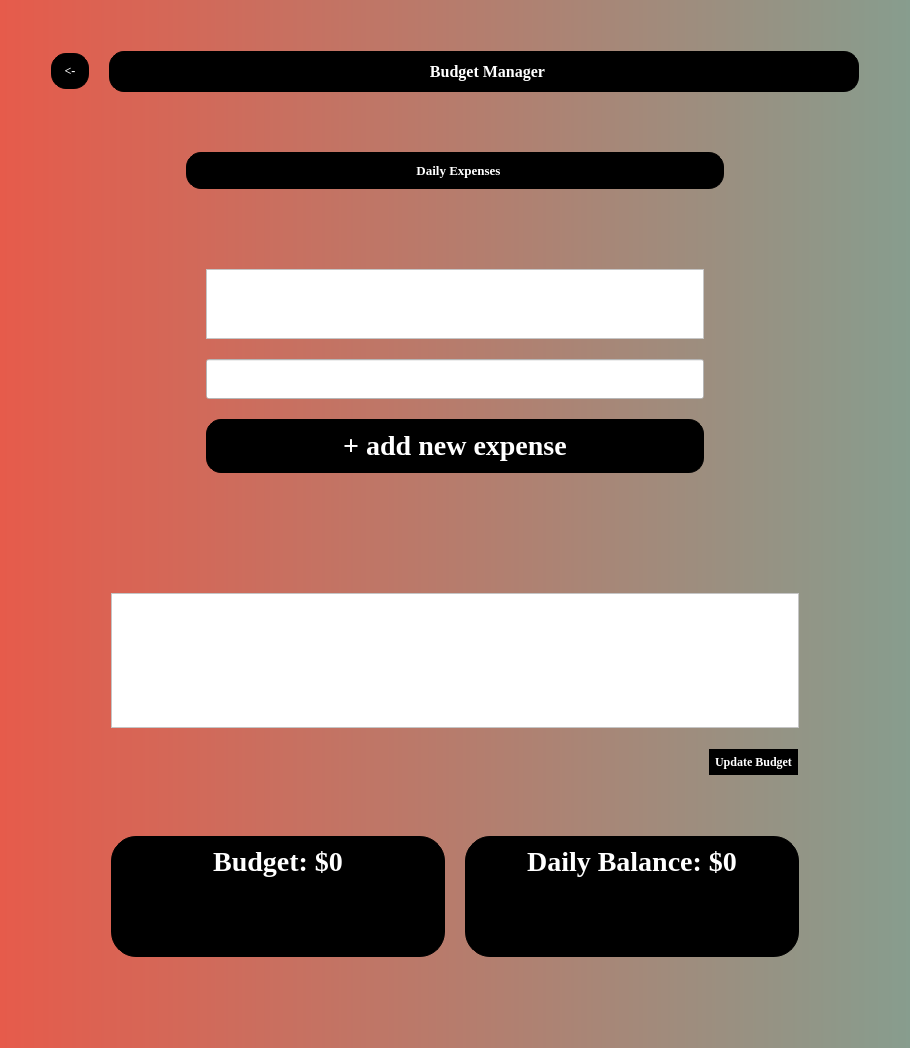
<?xml version="1.0" encoding="UTF-8"?>
<ui version="4.0">
 <class>Dialog</class>
 <widget class="QDialog" name="Dialog">
  <property name="geometry">
   <rect>
    <x>0</x>
    <y>0</y>
    <width>910</width>
    <height>1048</height>
   </rect>
  </property>
  <property name="windowTitle">
   <string>Dialog</string>
  </property>
  <property name="styleSheet">
   <string notr="true">background: qlineargradient(spread:pad, x1:0, y1:0, x2:1, y2:0, stop:0 rgba(230, 91, 75, 1), stop:1 rgba(135, 157, 142, 1));
background-position: center;
font-size:28px;</string>
  </property>
  <layout class="QGridLayout" name="gridLayout">
   <item row="0" column="0">
    <layout class="QVBoxLayout" name="verticalLayout" stretch="0,5,5,0,5,0,5,5,5,0">
     <property name="spacing">
      <number>20</number>
     </property>
     <property name="leftMargin">
      <number>20</number>
     </property>
     <property name="topMargin">
      <number>20</number>
     </property>
     <property name="rightMargin">
      <number>20</number>
     </property>
     <property name="bottomMargin">
      <number>20</number>
     </property>
     <item>
      <layout class="QHBoxLayout" name="horizontalLayout" stretch="1,20">
       <property name="spacing">
        <number>20</number>
       </property>
       <property name="leftMargin">
        <number>20</number>
       </property>
       <property name="topMargin">
        <number>20</number>
       </property>
       <property name="rightMargin">
        <number>20</number>
       </property>
       <property name="bottomMargin">
        <number>20</number>
       </property>
       <item>
        <widget class="QPushButton" name="back_btn">
         <property name="styleSheet">
          <string notr="true">font-family: Georgia;
font-weight: bold;
color: white;
background: black;
border: 1px solid black;
padding: 10px;
border-radius: 15px 15px;
font-size: 12px;</string>
         </property>
         <property name="text">
          <string>&lt;-</string>
         </property>
        </widget>
       </item>
       <item>
        <widget class="QLabel" name="label">
         <property name="focusPolicy">
          <enum>Qt::ClickFocus</enum>
         </property>
         <property name="styleSheet">
          <string notr="true">font-family: Georgia;
font-weight: bold;
color: white;
background: black;
border: 1px solid black;
padding: 10px;
border-radius: 15px 15px;</string>
         </property>
         <property name="text">
          <string>&lt;html&gt;&lt;head/&gt;&lt;body&gt;&lt;p align=&quot;center&quot;&gt;&lt;span style=&quot; font-size:12pt;&quot;&gt;Budget Manager&lt;/span&gt;&lt;/p&gt;&lt;/body&gt;&lt;/html&gt;</string>
         </property>
        </widget>
       </item>
      </layout>
     </item>
     <item>
      <spacer name="verticalSpacer_2">
       <property name="orientation">
        <enum>Qt::Vertical</enum>
       </property>
       <property name="sizeHint" stdset="0">
        <size>
         <width>20</width>
         <height>40</height>
        </size>
       </property>
      </spacer>
     </item>
     <item>
      <spacer name="verticalSpacer">
       <property name="orientation">
        <enum>Qt::Vertical</enum>
       </property>
       <property name="sizeHint" stdset="0">
        <size>
         <width>20</width>
         <height>40</height>
        </size>
       </property>
      </spacer>
     </item>
     <item>
      <layout class="QHBoxLayout" name="horizontalLayout_2" stretch="5,20,5">
       <property name="spacing">
        <number>20</number>
       </property>
       <property name="leftMargin">
        <number>20</number>
       </property>
       <property name="topMargin">
        <number>20</number>
       </property>
       <property name="rightMargin">
        <number>20</number>
       </property>
       <property name="bottomMargin">
        <number>20</number>
       </property>
       <item>
        <spacer name="verticalSpacer_7">
         <property name="orientation">
          <enum>Qt::Vertical</enum>
         </property>
         <property name="sizeHint" stdset="0">
          <size>
           <width>20</width>
           <height>40</height>
          </size>
         </property>
        </spacer>
       </item>
       <item>
        <widget class="QLabel" name="label_2">
         <property name="styleSheet">
          <string notr="true">font-family: Georgia;
font-weight: bold;
color: white;
background: black;
border: 1px solid black;
padding: 10px;
border-radius: 15px 15px;</string>
         </property>
         <property name="text">
          <string>&lt;html&gt;&lt;head/&gt;&lt;body&gt;&lt;p align=&quot;center&quot;&gt;&lt;span style=&quot; font-size:10pt;&quot;&gt;Daily Expenses&lt;/span&gt;&lt;/p&gt;&lt;/body&gt;&lt;/html&gt;</string>
         </property>
        </widget>
       </item>
       <item>
        <spacer name="verticalSpacer_8">
         <property name="orientation">
          <enum>Qt::Vertical</enum>
         </property>
         <property name="sizeHint" stdset="0">
          <size>
           <width>20</width>
           <height>40</height>
          </size>
         </property>
        </spacer>
       </item>
      </layout>
     </item>
     <item>
      <spacer name="verticalSpacer_6">
       <property name="orientation">
        <enum>Qt::Vertical</enum>
       </property>
       <property name="sizeHint" stdset="0">
        <size>
         <width>20</width>
         <height>40</height>
        </size>
       </property>
      </spacer>
     </item>
     <item>
      <layout class="QHBoxLayout" name="horizontalLayout_3" stretch="5,20,5">
       <property name="spacing">
        <number>20</number>
       </property>
       <property name="leftMargin">
        <number>20</number>
       </property>
       <property name="topMargin">
        <number>20</number>
       </property>
       <property name="rightMargin">
        <number>20</number>
       </property>
       <property name="bottomMargin">
        <number>20</number>
       </property>
       <item>
        <spacer name="verticalSpacer_9">
         <property name="orientation">
          <enum>Qt::Vertical</enum>
         </property>
         <property name="sizeHint" stdset="0">
          <size>
           <width>20</width>
           <height>40</height>
          </size>
         </property>
        </spacer>
       </item>
       <item>
        <layout class="QVBoxLayout" name="verticalLayout_2" stretch="0,1,5">
         <property name="spacing">
          <number>20</number>
         </property>
         <property name="leftMargin">
          <number>20</number>
         </property>
         <property name="topMargin">
          <number>20</number>
         </property>
         <property name="rightMargin">
          <number>20</number>
         </property>
         <property name="bottomMargin">
          <number>20</number>
         </property>
         <item>
          <widget class="QTextBrowser" name="textBrowser_2">
           <property name="styleSheet">
            <string notr="true">background: white;</string>
           </property>
          </widget>
         </item>
         <item>
          <widget class="QLineEdit" name="new_expense">
           <property name="styleSheet">
            <string notr="true">background: white;</string>
           </property>
          </widget>
         </item>
         <item>
          <widget class="QPushButton" name="add_expense_btn">
           <property name="enabled">
            <bool>true</bool>
           </property>
           <property name="styleSheet">
            <string notr="true">font-family: Georgia;
font-weight: bold;
color: white;
background: black;
border: 1px solid black;
padding: 10px;
border-radius: 15px 15px;</string>
           </property>
           <property name="text">
            <string>+ add new expense</string>
           </property>
           <property name="checkable">
            <bool>false</bool>
           </property>
           <property name="autoRepeat">
            <bool>false</bool>
           </property>
           <property name="autoExclusive">
            <bool>false</bool>
           </property>
          </widget>
         </item>
        </layout>
       </item>
       <item>
        <spacer name="verticalSpacer_10">
         <property name="orientation">
          <enum>Qt::Vertical</enum>
         </property>
         <property name="sizeHint" stdset="0">
          <size>
           <width>20</width>
           <height>40</height>
          </size>
         </property>
        </spacer>
       </item>
      </layout>
     </item>
     <item>
      <spacer name="verticalSpacer_4">
       <property name="orientation">
        <enum>Qt::Vertical</enum>
       </property>
       <property name="sizeHint" stdset="0">
        <size>
         <width>20</width>
         <height>40</height>
        </size>
       </property>
      </spacer>
     </item>
     <item>
      <spacer name="verticalSpacer_5">
       <property name="orientation">
        <enum>Qt::Vertical</enum>
       </property>
       <property name="sizeHint" stdset="0">
        <size>
         <width>20</width>
         <height>40</height>
        </size>
       </property>
      </spacer>
     </item>
     <item>
      <spacer name="verticalSpacer_3">
       <property name="orientation">
        <enum>Qt::Vertical</enum>
       </property>
       <property name="sizeHint" stdset="0">
        <size>
         <width>20</width>
         <height>40</height>
        </size>
       </property>
      </spacer>
     </item>
     <item>
      <layout class="QHBoxLayout" name="horizontalLayout_4" stretch="0,0,0">
       <property name="spacing">
        <number>20</number>
       </property>
       <property name="leftMargin">
        <number>20</number>
       </property>
       <property name="topMargin">
        <number>20</number>
       </property>
       <property name="rightMargin">
        <number>20</number>
       </property>
       <property name="bottomMargin">
        <number>20</number>
       </property>
       <item>
        <spacer name="verticalSpacer_11">
         <property name="orientation">
          <enum>Qt::Vertical</enum>
         </property>
         <property name="sizeHint" stdset="0">
          <size>
           <width>20</width>
           <height>40</height>
          </size>
         </property>
        </spacer>
       </item>
       <item>
        <layout class="QVBoxLayout" name="verticalLayout_3">
         <property name="spacing">
          <number>20</number>
         </property>
         <property name="leftMargin">
          <number>20</number>
         </property>
         <property name="topMargin">
          <number>20</number>
         </property>
         <property name="rightMargin">
          <number>20</number>
         </property>
         <property name="bottomMargin">
          <number>20</number>
         </property>
         <item>
          <layout class="QVBoxLayout" name="verticalLayout_4">
           <property name="leftMargin">
            <number>20</number>
           </property>
           <property name="topMargin">
            <number>20</number>
           </property>
           <property name="rightMargin">
            <number>20</number>
           </property>
           <property name="bottomMargin">
            <number>20</number>
           </property>
           <item>
            <widget class="QPlainTextEdit" name="plainTextEdit">
             <property name="styleSheet">
              <string notr="true">background: white;</string>
             </property>
            </widget>
           </item>
           <item>
            <layout class="QHBoxLayout" name="horizontalLayout_5" stretch="30,0">
             <property name="spacing">
              <number>1</number>
             </property>
             <property name="leftMargin">
              <number>1</number>
             </property>
             <property name="topMargin">
              <number>1</number>
             </property>
             <property name="rightMargin">
              <number>1</number>
             </property>
             <property name="bottomMargin">
              <number>1</number>
             </property>
             <item>
              <spacer name="verticalSpacer_13">
               <property name="orientation">
                <enum>Qt::Vertical</enum>
               </property>
               <property name="sizeHint" stdset="0">
                <size>
                 <width>20</width>
                 <height>40</height>
                </size>
               </property>
              </spacer>
             </item>
             <item>
              <widget class="QPushButton" name="pushButton_2">
               <property name="font">
                <font>
                 <family>Georgia</family>
                 <pointsize>-1</pointsize>
                 <weight>75</weight>
                 <bold>true</bold>
                </font>
               </property>
               <property name="styleSheet">
                <string notr="true">font-size: 12px;
background: black;
color: white;
font-family: Georgia;
font-weight: bold;
border: 1px solid black;
padding: 5px;
border-radius: 25px 25px;
</string>
               </property>
               <property name="text">
                <string>Update Budget</string>
               </property>
              </widget>
             </item>
            </layout>
           </item>
          </layout>
         </item>
         <item>
          <layout class="QHBoxLayout" name="horizontalLayout_6">
           <property name="spacing">
            <number>20</number>
           </property>
           <property name="leftMargin">
            <number>20</number>
           </property>
           <property name="topMargin">
            <number>20</number>
           </property>
           <property name="rightMargin">
            <number>20</number>
           </property>
           <property name="bottomMargin">
            <number>20</number>
           </property>
           <item>
            <widget class="QTextBrowser" name="budget">
             <property name="styleSheet">
              <string notr="true">font-family: Georgia;
font-weight: bold;
color: white;
background: black;
border: 1px solid black;
padding: 5px;
border-radius: 25px 25px;
</string>
             </property>
             <property name="html">
              <string>&lt;!DOCTYPE HTML PUBLIC &quot;-//W3C//DTD HTML 4.0//EN&quot; &quot;http://www.w3.org/TR/REC-html40/strict.dtd&quot;&gt;
&lt;html&gt;&lt;head&gt;&lt;meta name=&quot;qrichtext&quot; content=&quot;1&quot; /&gt;&lt;style type=&quot;text/css&quot;&gt;
p, li { white-space: pre-wrap; }
&lt;/style&gt;&lt;/head&gt;&lt;body style=&quot; font-family:'Georgia'; font-size:28px; font-weight:600; font-style:normal;&quot;&gt;
&lt;p align=&quot;center&quot; style=&quot; margin-top:0px; margin-bottom:0px; margin-left:0px; margin-right:0px; -qt-block-indent:0; text-indent:0px;&quot;&gt;&lt;span style=&quot; font-size:28px;&quot;&gt;Budget: $0&lt;/span&gt;&lt;/p&gt;&lt;/body&gt;&lt;/html&gt;</string>
             </property>
            </widget>
           </item>
           <item>
            <widget class="QTextBrowser" name="balance">
             <property name="font">
              <font>
               <family>Georgia</family>
               <pointsize>-1</pointsize>
               <weight>75</weight>
               <bold>true</bold>
              </font>
             </property>
             <property name="autoFillBackground">
              <bool>false</bool>
             </property>
             <property name="styleSheet">
              <string notr="true">font-family: Georgia;
font-weight: bold;
color: white;
background: black;
border: 1px solid black;
padding: 5px;
border-radius: 25px 25px;
</string>
             </property>
             <property name="sizeAdjustPolicy">
              <enum>QAbstractScrollArea::AdjustIgnored</enum>
             </property>
             <property name="tabChangesFocus">
              <bool>true</bool>
             </property>
             <property name="html">
              <string>&lt;!DOCTYPE HTML PUBLIC &quot;-//W3C//DTD HTML 4.0//EN&quot; &quot;http://www.w3.org/TR/REC-html40/strict.dtd&quot;&gt;
&lt;html&gt;&lt;head&gt;&lt;meta name=&quot;qrichtext&quot; content=&quot;1&quot; /&gt;&lt;style type=&quot;text/css&quot;&gt;
p, li { white-space: pre-wrap; }
&lt;/style&gt;&lt;/head&gt;&lt;body style=&quot; font-family:'Georgia'; font-size:28px; font-weight:600; font-style:normal;&quot;&gt;
&lt;p align=&quot;center&quot; style=&quot; margin-top:0px; margin-bottom:0px; margin-left:0px; margin-right:0px; -qt-block-indent:0; text-indent:0px;&quot;&gt;&lt;span style=&quot; font-size:28px;&quot;&gt;Daily Balance: $0&lt;/span&gt;&lt;/p&gt;&lt;/body&gt;&lt;/html&gt;</string>
             </property>
             <property name="overwriteMode">
              <bool>false</bool>
             </property>
            </widget>
           </item>
          </layout>
         </item>
        </layout>
       </item>
       <item>
        <spacer name="verticalSpacer_12">
         <property name="orientation">
          <enum>Qt::Vertical</enum>
         </property>
         <property name="sizeHint" stdset="0">
          <size>
           <width>20</width>
           <height>40</height>
          </size>
         </property>
        </spacer>
       </item>
      </layout>
     </item>
    </layout>
   </item>
  </layout>
 </widget>
 <resources/>
 <connections/>
</ui>
